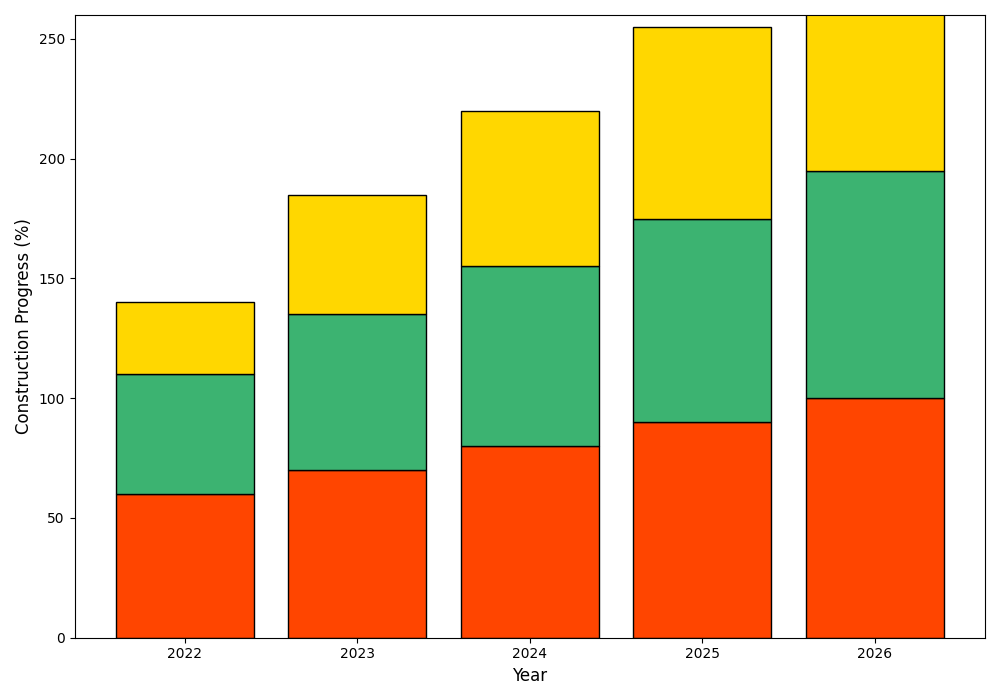

Python code for this plot:
import matplotlib.pyplot as plt
import numpy as np

years = ['2022', '2023', '2024', '2025', '2026']
hull_progress = np.array([60, 70, 80, 90, 100])
engine_progress = np.array([50, 65, 75, 85, 95])
living_quarters_progress = np.array([30, 50, 65, 80, 90])

fig, ax = plt.subplots(figsize=(10, 7))

new_colors = ['#FF4500', '#3CB371', '#FFD700']

ax.bar(years, hull_progress, color=new_colors[0], edgecolor='black')
ax.bar(years, engine_progress, bottom=hull_progress, color=new_colors[1], edgecolor='black')
ax.bar(years, living_quarters_progress, 
       bottom=hull_progress + engine_progress, 
       color=new_colors[2], 
       edgecolor='black')

ax.set_xlabel('Year', fontsize=12)
ax.set_ylabel('Construction Progress (%)', fontsize=12)

ax.set_ylim(0, 260)

plt.tight_layout()

plt.show()
